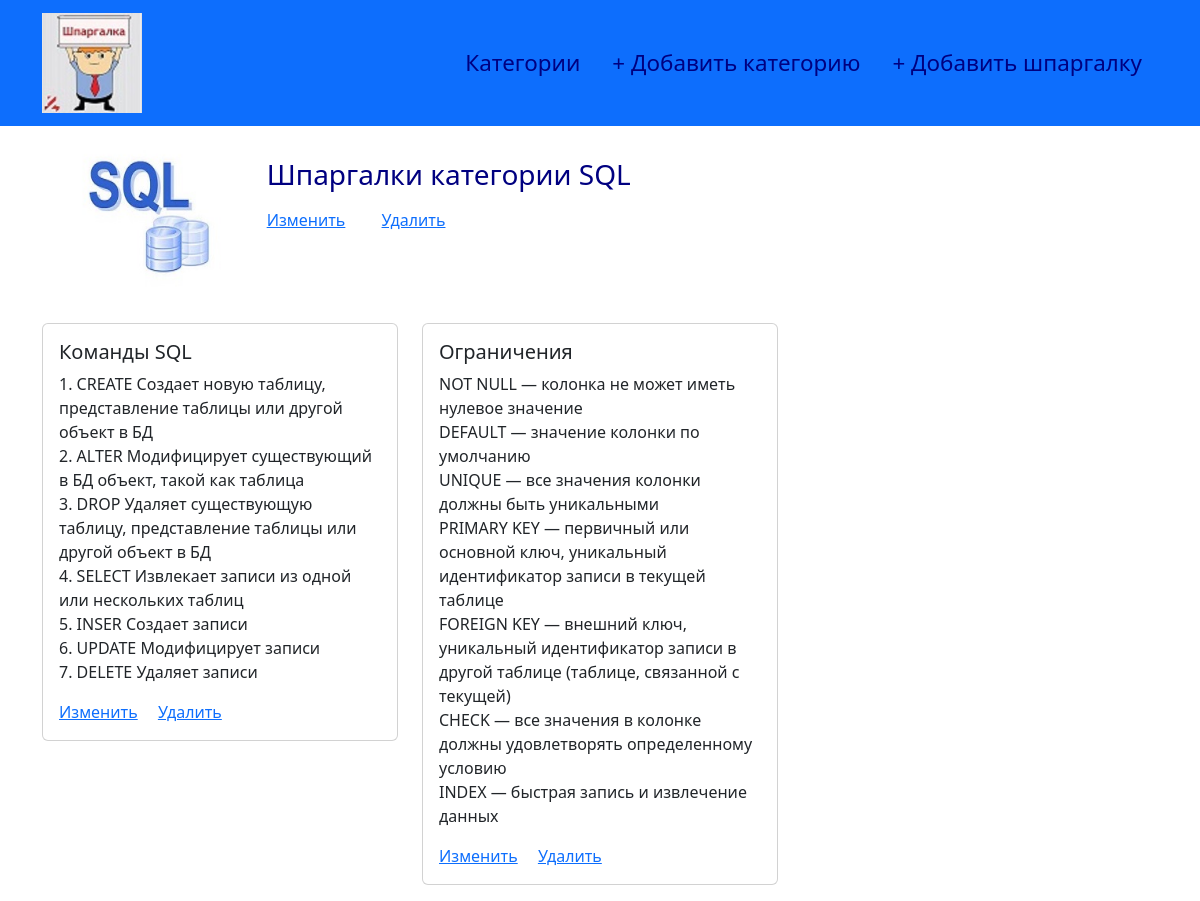
Screenshot of /cat/2 with the database file from the repository.
### models.py (models this page shows, shortened)
class Category(db.Model):
    id = db.Column(db.Integer, primary_key=True)
    name = db.Column(db.String(50), unique=True)
    created_at = db.Column(db.DateTime, server_default=db.func.now())
    updated_at = db.Column(db.DateTime, server_default=db.func.now(), server_onupdate=db.func.now())
    is_published = db.Column(db.Boolean, default=True)
    logo = db.Column(db.String(200), default="default_picture.png")
    sheets = db.relationship('Sheet', backref='category', lazy='dynamic')

class Sheet(db.Model):
    id = db.Column(db.Integer, primary_key=True)
    title = db.Column(db.String(255))
    text = db.Column(db.Text)
    category_id = db.Column(db.Integer, db.ForeignKey('category.id', ondelete='CASCADE'))
    created_at = db.Column(db.DateTime, server_default=db.func.now())
    updated_at = db.Column(db.DateTime, server_default=db.func.now(), server_onupdate=db.func.now())
    is_published = db.Column(db.Boolean, default=True)

### routes.py (the view)
@app.route('/cat/<int:cat_id>')
def cat_sheets(cat_id):
    sheets = Sheet.query.filter(Sheet.category_id == cat_id).all()
    category = Category.query.get(cat_id)
    return render_template('sheets.html', object_list=sheets, category=category, title=category.name)

### templates/sheets.html (shortened to what this page needs)
{% include "base.html" %}
{% block content %}
    <div class="container">
        <div class="row m-3">
            <div class="col-2">
                <img src="/static/logo/{{ category.logo }}" class="card-img-top" alt="Card image cap">
            </div>
            <div class="col-10">
                <h3 class="m-3">Шпаргалки категории {{ category.name }}</h3>
                <a href="{{ url_for('edit_cat', cat_id=category.id) }}" class="card-link m-3">Изменить</a>
                <a href="#staticBackdrop1" class="card-link m-3" data-bs-toggle="modal">Удалить</a>
            </div>
        </div>
        <div class="row mt-4">
            {% for item in object_list %}
                <div class="col-4 mb-3">
                    <div class="card">
                        <div class="card-body">
                          <h5 class="card-title">{{ item.title }}</h5>
                          <p class="card-text" style="white-space: pre-wrap">{{ item.text }}</p>
                          <a href="{{ url_for('edit_sheet', sheet_id=item.id) }}" class="card-link">Изменить</a>
                          <a href="#staticBackdrop" class="card-link" data-bs-toggle="modal">Удалить</a>
                        </div>
                    </div>
                </div>
            {% endfor %}
        </div>
    </div>
{% endblock content%}

### static/css/my_style.css (style rules this page uses)
h3 { color: #000080; }

### rows the page displays
Category: logo (picture), name "SQL"
Sheet: title "Команды SQL", text "1. CREATE Создает новую таблицу, представление таблицы или другой объект в БД 2. ALTER Модифицирует существующий в БД объект, такой как таблица 3. DROP Удаляет существующую таблицу, представление таблицы или другой объект в БД 4. SELECT Извлекает записи из одной или нескольких таблиц 5. INSER Создает записи 6. UPDATE Модифицирует записи 7. DELETE Удаляет записи"
Sheet: title "Ограничения", text "NOT NULL — колонка не может иметь нулевое значение DEFAULT — значение колонки по умолчанию UNIQUE — все значения колонки должны быть уникальными PRIMARY KEY — первичный или основной ключ, уникальный идентификатор записи в текущей таблице FOREIGN KEY — внешний ключ, уникальный идентификатор записи в другой таблице (таблице, связанной с текущей) CHECK — все значения в колонке должны удовлетворять определенному условию INDEX — быстрая запись и извлечение данных"
